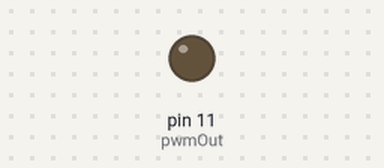
This sketch was run on a simulated Arduino Uno, built with avr-gcc and run on an emulated ATmega328P. Parts: output pins drawn as LEDs (lit = HIGH).

Above: at 0.05 s.
At 2.35 s:
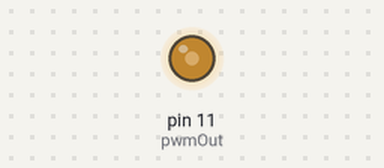
At 4.65 s:
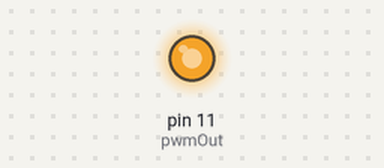
At 9.3 s:
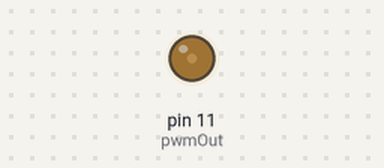
Timing chart, 0 to 13.3 s (numbered marks = the images above):
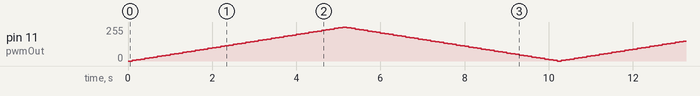

The sketch:

Workbook_ex1d_oct29a.ino
```cpp
#define pwmOut 11
int brightness = 0;//Begin with LED off
int fadeAmount = 5;//This will be used to alter the pulse width

void setup() {
  pinMode(pwmOut, OUTPUT);
}

void loop() {
  analogWrite(pwmOut, brightness);
  brightness = brightness + fadeAmount;
  //if brightness is 0, or brightness is max, invert fadeAmount
  if (brightness == 0 || brightness == 255) {
    fadeAmount = -fadeAmount ;
  }
  // wait a bit
  delay(100);
}
```
